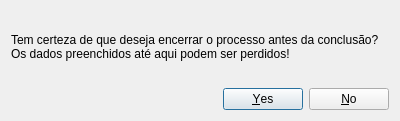
<?xml version="1.0" encoding="UTF-8"?>
<ui version="4.0">
 <class>Dialog</class>
 <widget class="QDialog" name="Dialog">
  <property name="geometry">
   <rect>
    <x>0</x>
    <y>0</y>
    <width>400</width>
    <height>121</height>
   </rect>
  </property>
  <property name="windowTitle">
   <string>Interromper processo</string>
  </property>
  <layout class="QVBoxLayout" name="verticalLayout">
   <item>
    <widget class="QLabel" name="label">
     <property name="text">
      <string>Tem certeza de que deseja encerrar o processo antes da conclusão?
Os dados preenchidos até aqui podem ser perdidos!</string>
     </property>
    </widget>
   </item>
   <item>
    <widget class="QDialogButtonBox" name="buttonBox">
     <property name="orientation">
      <enum>Qt::Horizontal</enum>
     </property>
     <property name="standardButtons">
      <set>QDialogButtonBox::No|QDialogButtonBox::Yes</set>
     </property>
    </widget>
   </item>
  </layout>
 </widget>
 <resources/>
 <connections>
  <connection>
   <sender>buttonBox</sender>
   <signal>accepted()</signal>
   <receiver>Dialog</receiver>
   <slot>accept()</slot>
   <hints>
    <hint type="sourcelabel">
     <x>248</x>
     <y>254</y>
    </hint>
    <hint type="destinationlabel">
     <x>157</x>
     <y>274</y>
    </hint>
   </hints>
  </connection>
  <connection>
   <sender>buttonBox</sender>
   <signal>rejected()</signal>
   <receiver>Dialog</receiver>
   <slot>reject()</slot>
   <hints>
    <hint type="sourcelabel">
     <x>316</x>
     <y>260</y>
    </hint>
    <hint type="destinationlabel">
     <x>286</x>
     <y>274</y>
    </hint>
   </hints>
  </connection>
 </connections>
</ui>
